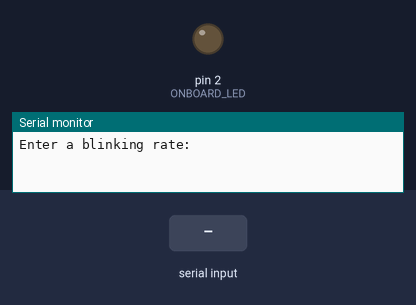
Simulated run of this sketch. Board: Arduino Uno, built with avr-gcc and run on an emulated ATmega328P. On the bench: output pins drawn as LEDs (lit = HIGH), the last lines printed to the serial monitor. Dashed ring = blinking. Inputs (shaded band) come from the test bench.

Above: at 2.2 s.
2.3 s: "90,45\n" received over Serial
At 3.34 s:
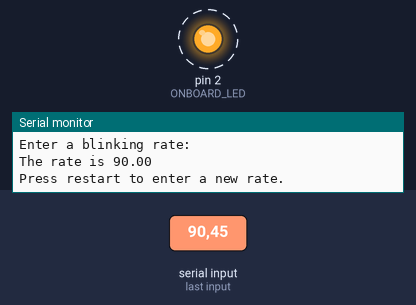
Timing chart, 0 to 11.3 s (numbered marks = the images above; inputs shaded):
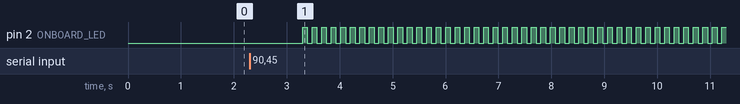

Measured:
- after the input at 2.3 s, pin 2 (ONBOARD_LED): alternates HIGH for 0.09 s and LOW for 0.09 s, starting after 1.0 s

The sketch:

LED.ino
```cpp
#define ONBOARD_LED 2

void setup() {
   Serial.begin(115200);
   pinMode(ONBOARD_LED, OUTPUT);
   delay(1000);
   Serial.print("\nEnter a blinking rate:");
}

void loop() {
   if(Serial.available() > 0) {
      String rate_read = Serial.readString();
      float rate = rate_read.toFloat();
      Serial.print("\nThe rate is ");
      Serial.println(rate);
      Serial.print("Press restart to enter a new rate.");
      while (1 == 1) {
        digitalWrite(ONBOARD_LED, HIGH);
        delay(rate);
        digitalWrite(ONBOARD_LED, LOW);
        delay(rate);
      }
   }
}
```
